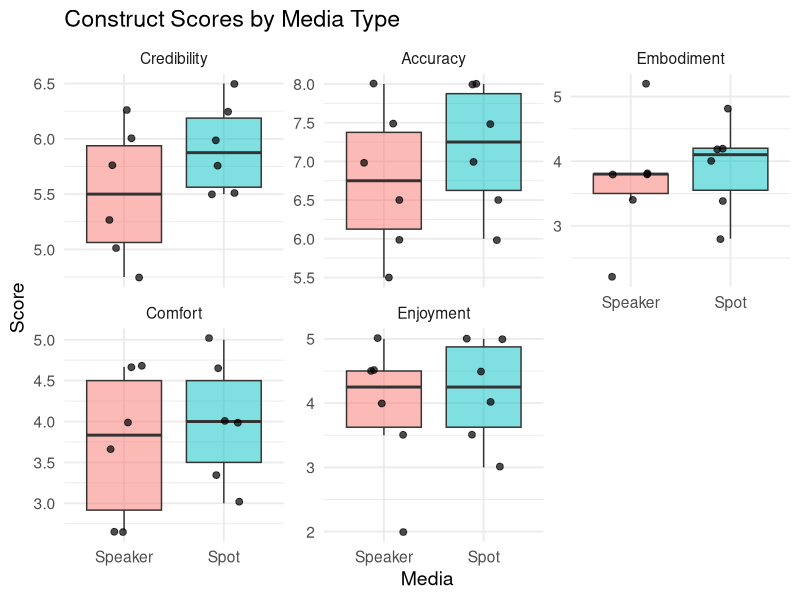
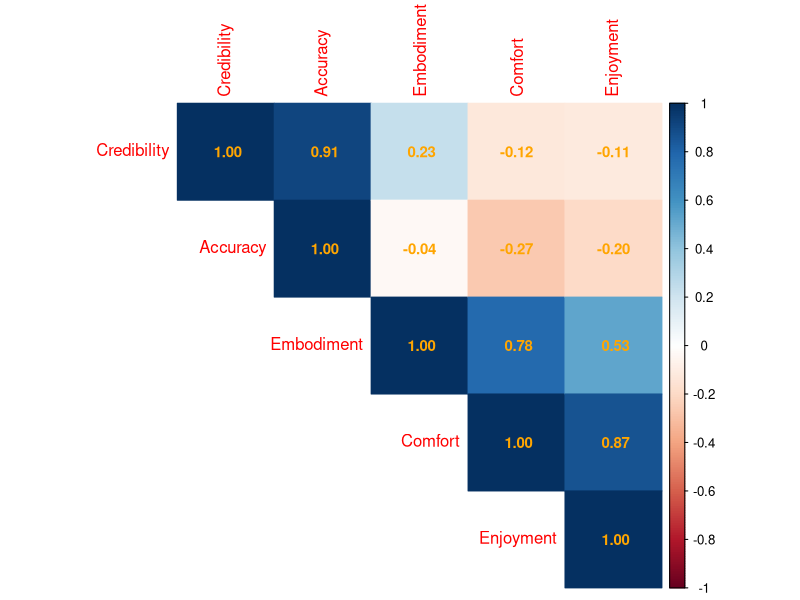

Write R code to recreate these figures, in order.
# ------------------------------
# 0. Clean session
# ------------------------------
# Restart R/RStudio before running this to avoid package conflicts
rm(list = ls())
gc()

# ------------------------------
# 1. Install and load psych only first
# ------------------------------
if(!require(psych)) install.packages("psych")
library(psych)

# ------------------------------
# 2. Load data
# ------------------------------
data <- read.csv("Speaker_Spot.csv")

# Keep first 18 columns
data <- data[, 1:18]

# Rename columns for clarity
names(data) <- c(
  "Media", "ParticipantID", "Age", "Gender", "Familiarity",
  "Q5", "Q6", "Q7", "Q8", "Q9", "Q10", "Q11",
  "Q12", "Q13", "Q14", "Q15", "Q16", "Q17"
)

# Convert Media to factor
data$Media <- factor(data$Media)  # Spot vs Speaker

# ------------------------------
# 1. Manual Cronbach's alpha function
# ------------------------------
cronbach_alpha <- function(df) {
  k <- ncol(df)
  item_var <- apply(df, 2, var, na.rm = TRUE)
  total_var <- var(rowSums(df, na.rm = TRUE), na.rm = TRUE)
  alpha <- (k / (k - 1)) * (1 - sum(item_var)/total_var)
  return(alpha)
}

# ------------------------------
# 2. Ensure numeric
# ------------------------------
likert_cols <- c("Q5","Q6","Q7","Q8","Q9","Q10","Q12","Q13","Q14","Q15","Q16","Q17")
for(col in likert_cols){
  data[[col]] <- as.numeric(as.character(data[[col]]))
}

# Reverse-code items
data$Q10R <- 6 - data$Q10
data$Q12R <- 6 - data$Q12
data$Q13R <- 6 - data$Q13
data$Q14R <- 10 - data$Q14

# ------------------------------
# 3. Compute constructs
# ------------------------------
Credibility <- data[, c("Q5", "Q6", "Q15", "Q14R")] 
Accuracy    <- data[, c("Q6", "Q14R")]     
Embodiment  <- data[, c("Q8", "Q9", "Q12R", "Q13R", "Q17")]
Comfort     <- data[, c("Q7", "Q12R", "Q17")]
Enjoyment   <- data[, c("Q10R", "Q16")]

# ------------------------------
# 4. Compute Cronbach's alpha manually
# ------------------------------
cat("Cronbach's alpha for Credibility:", cronbach_alpha(Credibility), "\n")
cat("Cronbach's alpha for Embodiment:", cronbach_alpha(Embodiment), "\n")
cat("Cronbach's alpha for Comfort:", cronbach_alpha(Comfort), "\n")
cat("Cronbach's alpha for Enjoyment:", cronbach_alpha(Enjoyment), "\n")
cat("Cronbach's alpha for Accuracy:", cronbach_alpha(Accuracy), "\n")

# ------------------------------
# 5. ANOVA example
# ------------------------------
data$Credibility <- rowMeans(Credibility, na.rm = TRUE)
data$Accuracy <- rowMeans(Accuracy, na.rm = TRUE)
data$Embodiment <- rowMeans(Embodiment, na.rm = TRUE)
data$Comfort <- rowMeans(Comfort, na.rm = TRUE)
data$Enjoyment <- rowMeans(Enjoyment, na.rm = TRUE)


constructs <- c("Credibility","Accuracy","Embodiment","Comfort","Enjoyment")

for(c in constructs){
  cat("\n==========", c, "==========\n")
  print(summary(aov(data[[c]] ~ data$Media)))
}

library(ggplot2)
library(reshape2)

# Select the constructs for plotting
plot_data <- data[, c("Media", "Credibility", "Accuracy", "Embodiment", "Comfort", "Enjoyment")]

# Convert data to long format for ggplot
plot_long <- melt(plot_data, id.vars = "Media",
                  variable.name = "Construct",
                  value.name = "Score")


# Boxplots with jittered points
ggplot(plot_long, aes(x = Media, y = Score, fill = Media)) +
  geom_boxplot(alpha = 0.5, outlier.shape = NA) +
  geom_jitter(width = 0.2, size = 2, alpha = 0.7) +
  facet_wrap(~Construct, scales = "free_y") +
  theme_minimal(base_size = 14) +
  labs(title = "Construct Scores by Media Type",
       x = "Media",
       y = "Score") +
  theme(legend.position = "none")


# ------------------------------
# 6. Compute Pearson correlations between constructs
# ------------------------------
construct_scores <- data[, c("Credibility","Accuracy","Embodiment","Comfort","Enjoyment")]

# Pearson correlation matrix
cor_matrix <- cor(construct_scores, use = "pairwise.complete.obs", method = "pearson")
print(cor_matrix)


library(corrplot)

corrplot(cor_matrix, method = "color", type = "upper", 
         addCoef.col = "orange", tl.cex = 1, number.cex = 0.9)


# # ------------------------------
# # 3. Compute constructs
# # ------------------------------
# Credibility <- data[, c("Q5","Q6","Q7")]
# Accuracy    <- data$Q8          # single item
# Embodiment  <- data[, c("Q9","Q10R")]
# Comfort     <- data[, c("Q13R","Q14R")]
# Enjoyment   <- data[, c("Q16","Q17")]
# 
# # ------------------------------
# # 4. Compute Cronbach's alpha manually
# # ------------------------------
# cat("Cronbach's alpha for Credibility:", cronbach_alpha(Credibility), "\n")
# cat("Cronbach's alpha for Embodiment:", cronbach_alpha(Embodiment), "\n")
# cat("Cronbach's alpha for Comfort:", cronbach_alpha(Comfort), "\n")
# cat("Cronbach's alpha for Enjoyment:", cronbach_alpha(Enjoyment), "\n")
# cat("Accuracy is a single item, alpha not applicable.\n")
# 
# # ------------------------------
# # 5. ANOVA example
# # ------------------------------
# data$Credibility <- rowMeans(Credibility, na.rm = TRUE)
# data$Accuracy <- data$Q8
# data$Embodiment <- rowMeans(Embodiment, na.rm = TRUE)
# data$Comfort <- rowMeans(Comfort, na.rm = TRUE)
# data$Enjoyment <- rowMeans(Enjoyment, na.rm = TRUE)
# 
# 
# constructs <- c("Credibility","Accuracy","Embodiment","Comfort","Enjoyment")
# 
# for(c in constructs){
#   cat("\n==========", c, "==========\n")
#   print(summary(aov(data[[c]] ~ data$Media)))
# }
# 
# library(ggplot2)
# library(reshape2)
# 
# # Select the constructs for plotting
# plot_data <- data[, c("Media", "Credibility", "Accuracy", "Embodiment", "Comfort", "Enjoyment")]
# 
# # Convert data to long format for ggplot
# plot_long <- melt(plot_data, id.vars = "Media",
#                   variable.name = "Construct",
#                   value.name = "Score")
# 
# 
# # Boxplots with jittered points
# ggplot(plot_long, aes(x = Media, y = Score, fill = Media)) +
#   geom_boxplot(alpha = 0.5, outlier.shape = NA) +
#   geom_jitter(width = 0.2, size = 2, alpha = 0.7) +
#   facet_wrap(~Construct, scales = "free_y") +
#   theme_minimal(base_size = 14) +
#   labs(title = "Construct Scores by Media Type",
#        x = "Media",
#        y = "Score") +
#   theme(legend.position = "none")
